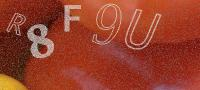
//> input picture 1002.jpg, 200 x 90 px
$ ./solveCaptcha 1002.jpg   (built with g++ and OpenCV 4)
//> lines starting //> are read from the running program, lines starting //| are printed output that depends on the picture
#include <iostream>
#include "opencv2/highgui/highgui.hpp"
#include "opencv2/imgproc/imgproc.hpp"
#include "opencv2/core/core.hpp"
#include "opencv2/opencv.hpp"

using namespace std;
using namespace cv;

int main(int argc, char **argv) {
   if( argc != 2) {
      cout << "No input file" << endl;
      return -1;
   }

   Mat img;
   img = imread(argv[1], CV_LOAD_IMAGE_COLOR); // read file
//> img is the input picture: 90 rows x 200 cols, CV_8UC3; mean B, G, R 43.1, 62.7, 151.7

   if( !img.data) {
      cout << "Could not open or find the image" << endl;
      return -1;
   }

   namedWindow("Original Image", WINDOW_AUTOSIZE);
   imshow("Original Image", img);

   Mat imgGray;

   cvtColor(img, imgGray, COLOR_BGR2GRAY);
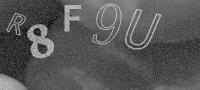
//> imgGray: 90 rows x 200 cols, CV_8UC1; min 11, max 211, mean 87.1

   imshow("Gray Image", imgGray);
   imshow("~Gray Image", ~imgGray);
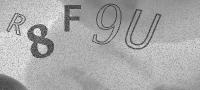
//> window '~Gray Image': 90 rows x 200 cols, CV_8UC1; min 44, max 244, mean 167.9

   //imwrite("./out.jpg", ~imgGray);
   waitKey(0);
   return 0;

}

$ run again, on 48BD.jpg
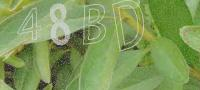
//> input picture 48BD.jpg, 200 x 90 px
//> img is the input picture: 90 rows x 200 cols, CV_8UC3; mean B, G, R 89.4, 152.8, 127.3
//> `cvtColor(img, imgGray, COLOR_BGR2GRAY);`:
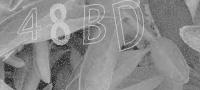
//> imgGray: 90 rows x 200 cols, CV_8UC1; min 28, max 212, mean 137.9
//> `imshow("~Gray Image", ~imgGray);`:
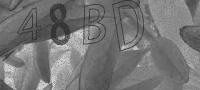
//> window '~Gray Image': 90 rows x 200 cols, CV_8UC1; min 43, max 227, mean 117.1

$ run again, on 6E1F.jpg
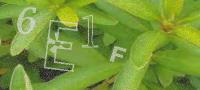
//> input picture 6E1F.jpg, 200 x 90 px
//> img is the input picture: 90 rows x 200 cols, CV_8UC3; mean B, G, R 55.5, 150, 119
//> `cvtColor(img, imgGray, COLOR_BGR2GRAY);`:
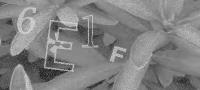
//> imgGray: 90 rows x 200 cols, CV_8UC1; min 30, max 214, mean 130
//> `imshow("~Gray Image", ~imgGray);`:
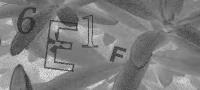
//> window '~Gray Image': 90 rows x 200 cols, CV_8UC1; min 41, max 225, mean 125
